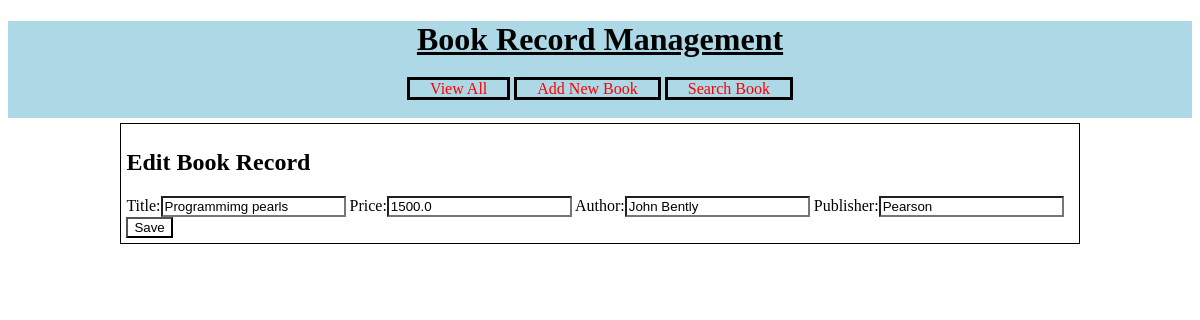
Page /crud/edit-book?bookid=4 on the committed database.
### crud/models.py (models this page shows)
class Book(models.Model):
    title = models.CharField(max_length=100)
    price = models.FloatField()
    author = models.CharField(max_length=100)
    publisher = models.CharField(max_length=100)

### crud/views.py (the view)
# urls.py: path('edit-book', views.editBook),
def editBook(request):
    book =models.Book.objects.get(id=request.GET['bookid'])
    fields = {'title': book.title,'price': book.price, 'author': book.author, 'publisher': book.publisher}
    form = NewBookForm(initial=fields)
    res = render(request,'crud/edit_book.html', {'form': form, 'book': book})
    return res

### crud/forms.py
class NewBookForm(forms.Form):
    title  = forms.CharField(label="Title", max_length=100)
    price = forms.FloatField(label="Price")
    author = forms.CharField(label="Author")
    publisher = forms.CharField(label="Publisher")

### templates/crud/edit_book.html (shortened to what this page needs)
<!DOCTYPE html>
{% load static %}
<html lang="en" dir="ltr">
  <head>
    <link rel="stylesheet" href="{% static 'css/crud_style.css' %}">
  </head>
  <body>
    <div id="header">
      <h1>Book Record Management</h1>
      <div id="nav">
        <a href="/crud/view-books">View All</a>
        <a href="/crud/new-book">Add New Book</a>
        <a href="/crud/search-book">Search Book</a>
      </div>
    </div>
    <div id="main">
      <h2>Edit Book Record</h2>
      <form action="/crud/edit" method="post">
        {{form}}
        <input type="submit" name="" value="Save">
      </form>
    </div>
  </body>
</html>
</html>

### static/css/crud_style.css (style rules this page uses)
#header { background-color:lightblue; padding-bottom: 20px; text-align: center; }
#header h1 { text-decoration:underline; color:black; letter-spacing:7px text-align:center; }
#nav { width: 100%; margin: auto; }
#nav a { color:red; width: 150px; padding-left: 20px; padding-right: 20px; border: solid 3px black; text-decoration:none; }
#main { margin: auto; border: solid 1px black; width: 80%; padding: 5px; margin-top: 5px; }
#main form input { margin: auto; color: black; background-color: white; }

### rows in the picture
Book: title "Programmimg pearls", price "1500.0", author "John Bently", publisher "Pearson"
